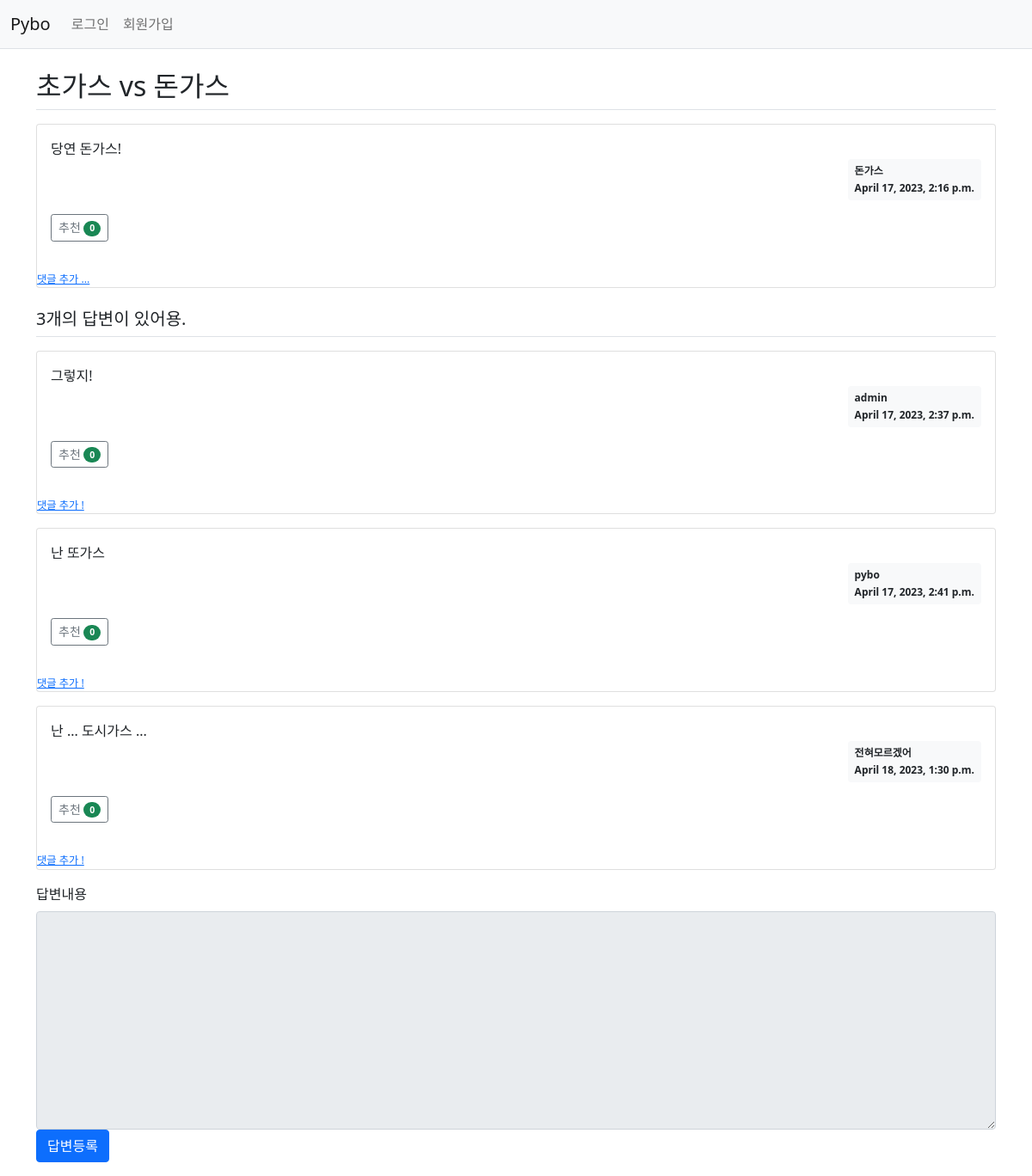
Page /pybo/311 on the committed database.
### pybo/models.py (models this page shows, shortened)
class Question(models.Model):
    author = models.ForeignKey(User, on_delete = models.CASCADE, related_name='author_question')
    subject = models.CharField(max_length = 200)
    content = models.TextField()
    create_date = models.DateTimeField()
    modify_date = models.DateTimeField(null=True, blank=True)
    voter = models.ManyToManyField(User, related_name = 'voter_question') # 추천인 추가

class Answer(models.Model):
    author = models.ForeignKey(User, on_delete=models.CASCADE, related_name = 'author_answer')
    question = models.ForeignKey(Question, on_delete = models.CASCADE)
    content = models.TextField()
    create_date = models.DateTimeField()
    modify_date = models.DateTimeField(null=True, blank=True)
    voter = models.ManyToManyField(User, related_name = 'voter_answer')

### pybo/views/base_views.py (the view)
# urls.py: path('<int:question_id>', base_views.detail, name = 'detail'),
def detail(request, question_id):
    question = get_object_or_404(Question, pk = question_id)
    context = { 'question' : question } # key값이 template에서 사용할 변수이름, value 값이 파이썬 변수
    return render(request, "pybo/question_detail.html", context)

### templates/pybo/question_detail.html (shortened to what this page needs)
{% extends 'base.html' %}
{% block content %}
<div class="container my-3">
    <h2 class="border-bottom py-2">{{ question.subject }}</h2>
    <div class="card my-3">
        <div class="card-body">
            <div class="card-text" style="white-space: pre-line;">{{ question.content }}</div>
            <div class="d-flex justify-content-end">
                <div class="badge bg-light text-dark p-2 text-start">
                    <div class="mb-2">{{ question.author.username }}</div>
                    <div>{{ question.create_date }}</div>
                </div>
            </div>
        <div class="my-3">
            <a href="javascript:void(0)" data-uri="{% url 'pybo:question_vote' question.id %}"
               class="recommend btn btn-sm btn-outline-secondary">
                추천
                <span class="badge rounded-pill bg-success">{{ question.voter.count }}</span></a>
        </div>
        </div>
        <a href="{% url 'pybo:comment_create_question' question.id %}"
           class="small"><small>댓글 추가 ...</small></a>
    </div>
    <h5 class="border-bottom my-3 py-2">{{ question.answer_set.count }}개의 답변이 있어용.</h5>
    {% for answer in question.answer_set.all %}
    <div class="card my-3">
        <div class="card-body">
            <div class="card-text" style="white-space: pre-line;">{{ answer.content }}</div>
            <div class="d-flex justify-content-end">
                <div class="badge bg-light text-dark p-2 text-start">
                    <div class="mb-2">{{ answer.author.username }}</div>
                    <div>{{ answer.create_date }}</div>
                </div>
            </div>
            <div class="my-3">
                <a href="javascript:void(0)" data-uri="{% url 'pybo:answer_vote' answer.id  %}"
               class="recommend btn btn-sm btn-outline-secondary"> 추천
                <span class="badge rounded-pill bg-success">{{answer.voter.count}}</span>
            </a>
            </div>
        </div>
        <a href="{% url 'pybo:comment_create_answer' answer.id %}"
           class="small"><small>댓글 추가 !</small></a>
    </div>
    {% endfor %}
    <form action="{% url 'pybo:answer_create' question.id %}" method="post" class="my-3">
        <div class="form-group">
            <label for="content" class="form-label">답변내용</label>
               <textarea {% if not user.is_authenticated %}disabled{% endif %}
              name="content" id="content" class="form-control" rows="10"></textarea>
        </div>
        <input type="submit" value="답변등록" class="btn btn-primary">
    </form>
</div>
{% endblock %}

### rows in the picture
Question: subject "초가스 vs 돈가스", content "당연 돈가스!", author.username "돈가스", create_date "April 17, 2023, 2:16 p.m.", voter.count "0", answer_set.count "3"
Answer: content "그렇지!", author.username "admin", create_date "April 17, 2023, 2:37 p.m.", voter.count "0"
Answer: content "난 또가스", author.username "pybo", create_date "April 17, 2023, 2:41 p.m.", voter.count "0"
Answer: content "난 ... 도시가스 ...", author.username "전혀모르겠어", create_date "April 18, 2023, 1:30 p.m.", voter.count "0"
